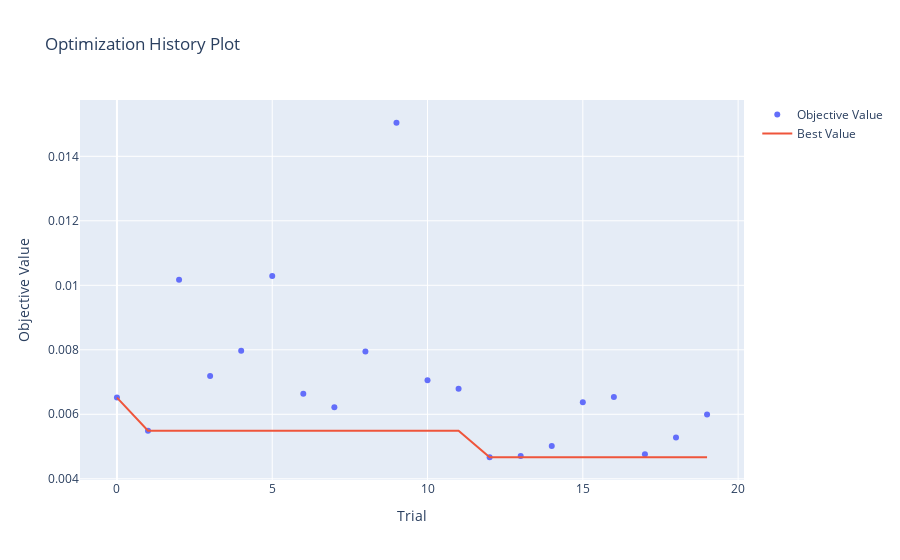

The code cell stored with this chart in its notebook:
### Code cell
import optuna.visualization as vis

# Graficar el historial de optimización
fig_optimization_history = vis.plot_optimization_history(study)
fig_optimization_history.show()

### Figure 1 — Plotly figure (JSON) as saved in the notebook; plotly's stock layout.template omitted (floating-point values rounded to 4 significant figures)
{"data": [{"mode": "markers", "name": "Objective Value", "type": "scatter", "x": [0, 1, 2, 3, 4, 5, 6, 7, 8, 9, 10, 11, 12, 13, 14, 15, 16, 17, 18, 19], "y": [0.006519, 0.005492, 0.01017, 0.007187, 0.007968, 0.01029, 0.006635, 0.006217, 0.007948, 0.01504, 0.007059, 0.006789, 0.004668, 0.00471, 0.005019, 0.006372, 0.00654, 0.004762, 0.005281, 0.005994]}, {"mode": "lines", "name": "Best Value", "type": "scatter", "x": [0, 1, 2, 3, 4, 5, 6, 7, 8, 9, 10, 11, 12, 13, 14, 15, 16, 17, 18, 19], "y": [0.006519, 0.005492, 0.005492, 0.005492, 0.005492, 0.005492, 0.005492, 0.005492, 0.005492, 0.005492, 0.005492, 0.005492, 0.004668, 0.004668, 0.004668, 0.004668, 0.004668, 0.004668, 0.004668, 0.004668]}, {"marker": {"color": "#cccccc"}, "mode": "markers", "name": "Infeasible Trial", "showlegend": false, "type": "scatter", "x": [], "y": []}], "layout": {"title": {"text": "Optimization History Plot"}, "xaxis": {"title": {"text": "Trial"}}, "yaxis": {"title": {"text": "Objective Value"}}}}
